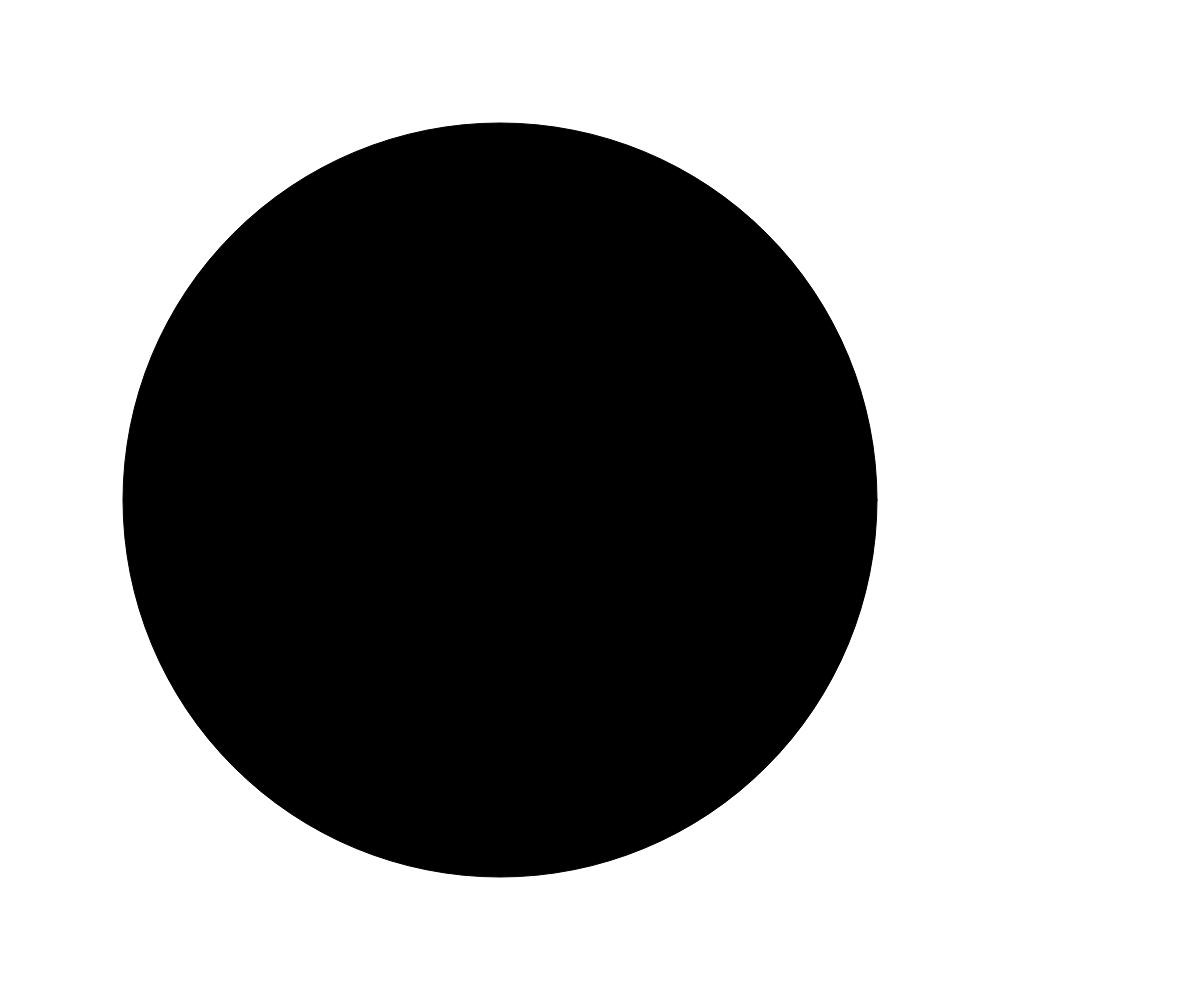
Frame 1 (no input)
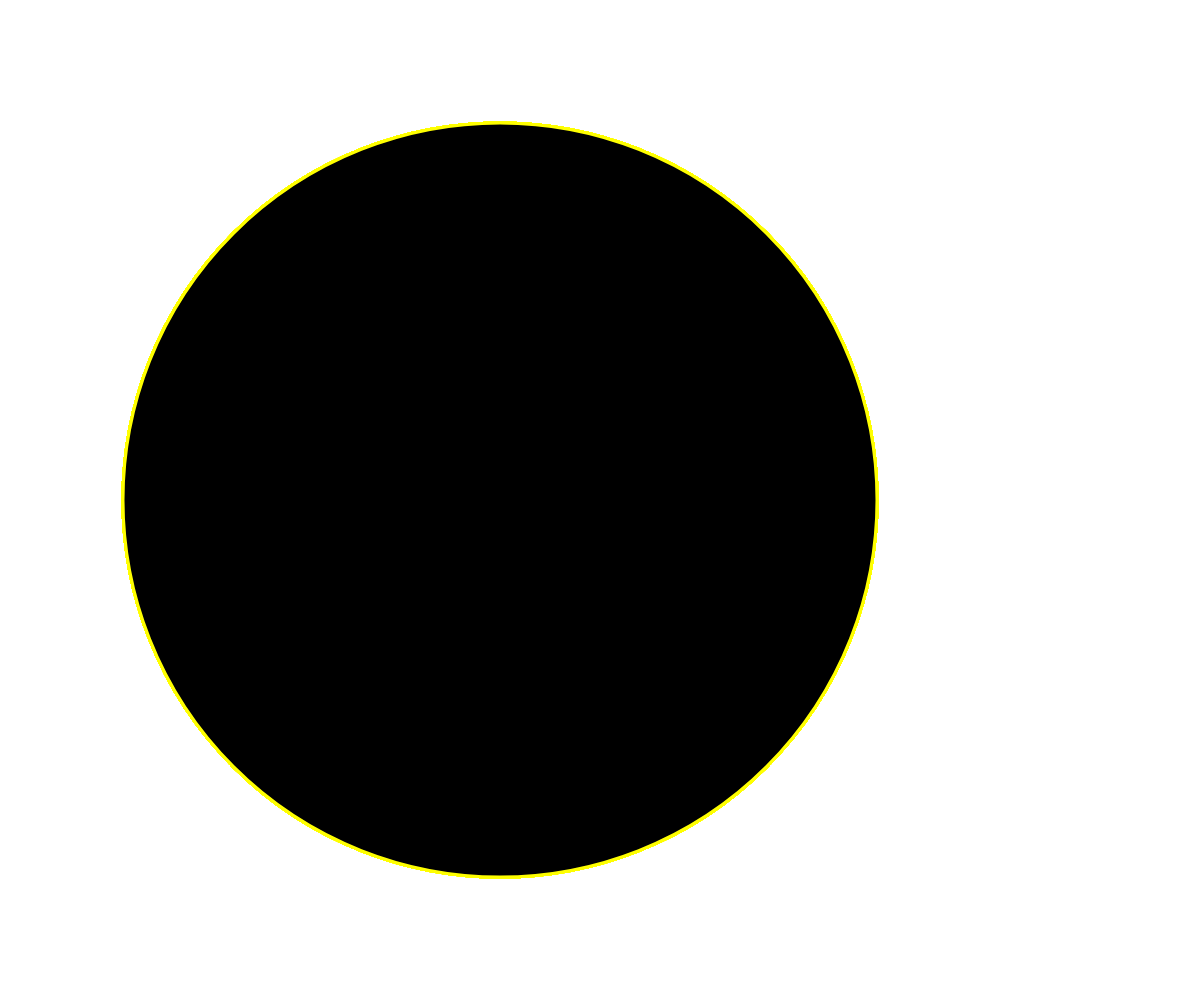
Frame 60 (no input)
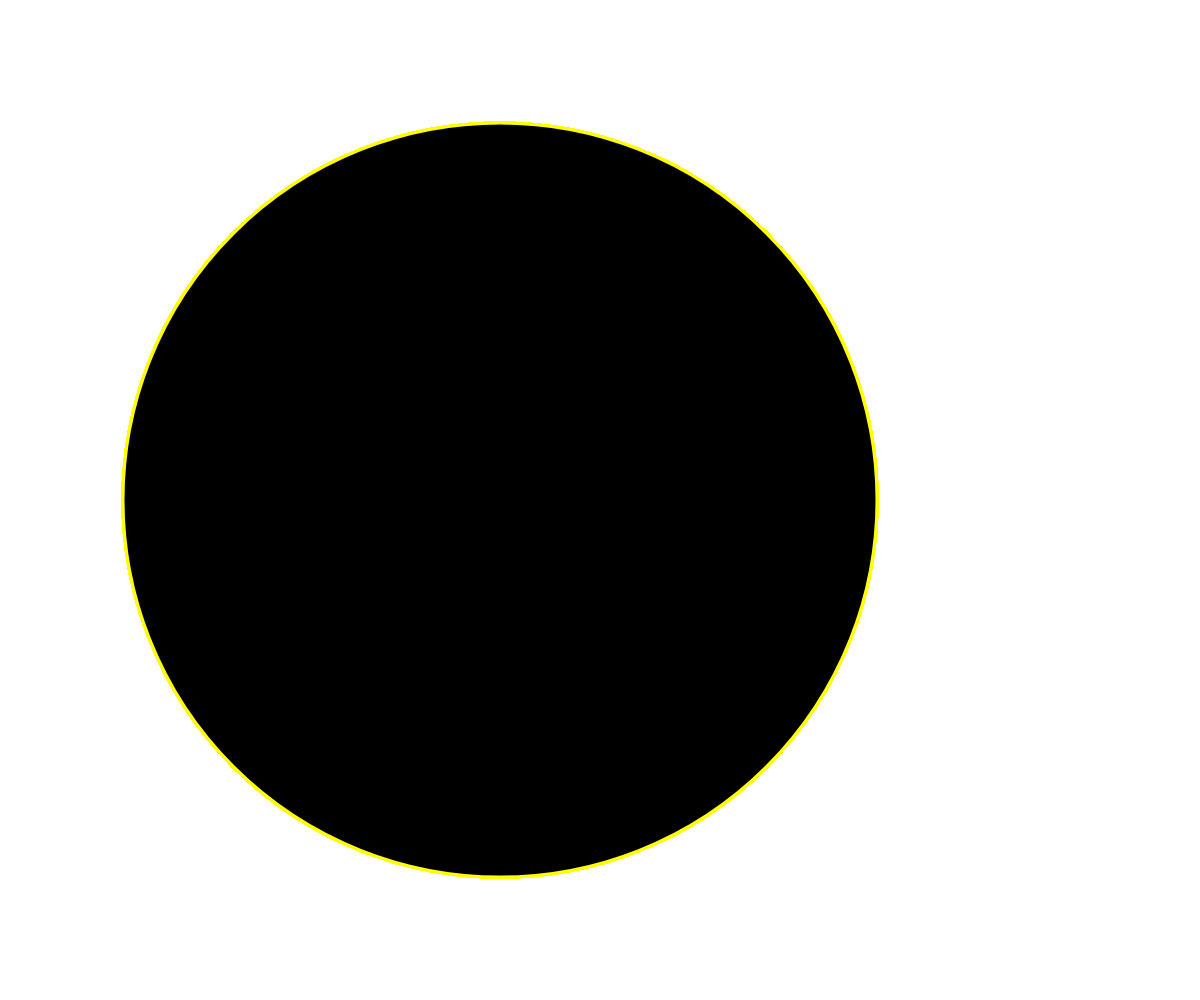
Frame 120 (the mouse pressed at the canvas centre since frame 60)

The p5.js sketch that drew these frames (run headless with seeded random() and noise() and a simulated clock; from frame 60 on, the mouse is pressed at the canvas centre):

// p5.js sketch
// ── sketch.js
let Motion = false;
let ios = false;

if(typeof DeviceMotionEvent.requestPermission === 'function')
  document.body.addEventListener('click' , function() {
    DeviceMotionEvent.requestPermission()
    .then(function(){
      console.log('DeviceMotionEvent enabled');
      motion=true;
      ios=true;
    })
      .catch(function(error){
        console.warn('DeviceMotionEvent not enabled' , error);
      })
  })

function setup() {
  createCanvas(windowWidth,windowHeight);
  background(255);
}

function draw() {
  fill(rotationX,rotationY,rotationZ);
  
  let zMotion = round(width / 5 * abs(radians(rotationZ)-PI))
  
  let yMotion = round(height / 2 + rotationX * 10)
  let xMotion = round(height / 2 + rotationY * 10)
  
  circle(xMotion, yMotion, zMotion);
  stroke("yellow");
  strokeWeight(3);
}
